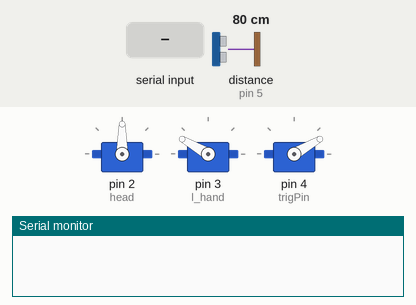
A sketch run on a simulated Arduino Uno, built with avr-gcc and run on an emulated ATmega328P. Parts: 3 × servo, the last lines printed to the serial monitor. Inputs (shaded band) come from the test bench; at power-on: distance to the obstacle (sensor on pin 5) 80 cm. The echo pulse lasts 58.3 µs per cm.

Above: at 1.2 s.
1.3 s: "C" received over Serial
At 1.9 s:
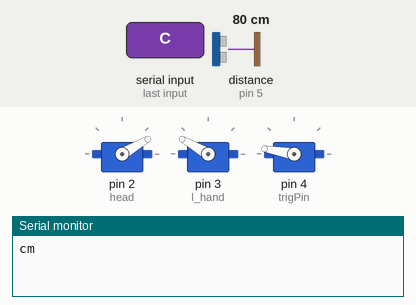
4.3 s: "p" received over Serial
7.3 s: "u" received over Serial
At 8.6 s:
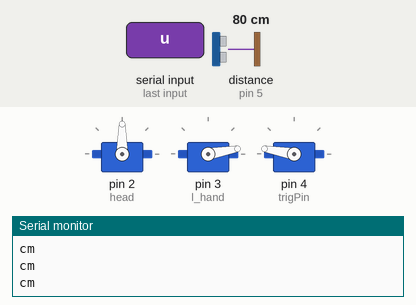
10.3 s: "l" received over Serial
At 13.1 s:
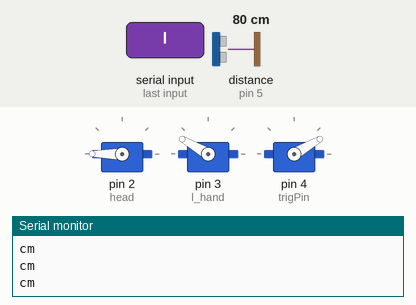
13.3 s: "U" received over Serial
At 15.14 s:
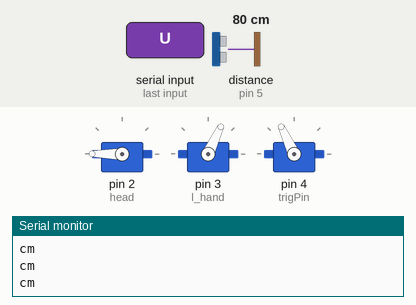
16.3 s: "s" received over Serial
Timing chart, 0 to 23.5 s (numbered marks = the images above; inputs shaded):
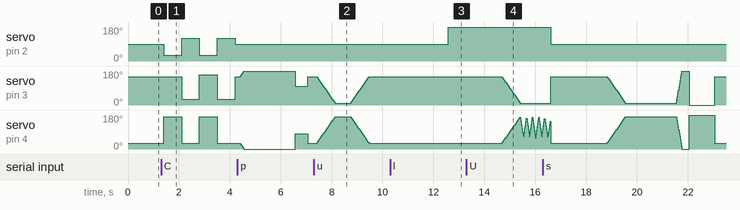

The sketch:

sketch_mr50a.ino
```cpp
#include<Servo.h>

Servo head;
Servo l_hand;
Servo r_hand;

// define sonar sensor's pins
const int trigPin = 4;
const int echoPin = 5;
long duration;
int distance;

// received data
byte val = "";

void setup() {
  // put your setup code here, to run once:
  head.attach(2);
  l_hand.attach(3);
  r_hand.attach(4);

  pinMode(trigPin, OUTPUT); // Sets the trigPin as an Output
  pinMode(echoPin, INPUT); // Sets the echoPin as an Input

  Serial.begin(9600); // for communicating via serial port with Python
}

void standby(){
  // all motors to these positions
  head.write(90);
  int r_pos = 30;
  int l_pos = map(r_pos, 0, 180, 180, 0);

  l_hand.write(l_pos);
  r_hand.write(r_pos);
}
void hi(){
  // all motors to these positions
  head.write(90);

  int i = 0;
  for(i=30; i<= 170; i++){
    r_hand.write(i);
    delay(5);
  }

  for(i=170; i>= 100; i--){
    r_hand.write(i);
    delay(5);
  }

  for(i=100; i<= 170; i++){
    r_hand.write(i);
    delay(5);
  }

  for(i=170; i>= 30; i--){
    r_hand.write(i);
    delay(5);
  }

  standby();
}

void hands_up(){
  // do this on every command (nothing much just move hands a bit)

  //head.write(150);
  //delay(300);
  //head.write(90);

  int i = 0;
  for(i=30; i<= 170; i++){
    int r_pos = i;
    int l_pos = map(r_pos, 0, 180, 180, 0);

    l_hand.write(l_pos);
    r_hand.write(r_pos);
    delay(5);
  }


  delay(600);

  for(i=170; i>= 30; i--){
    int r_pos = i;
    int l_pos = map(r_pos, 0, 180, 180, 0);

    l_hand.write(l_pos);
    r_hand.write(r_pos);
    delay(5);
  }

}

void eye_detect(){
 // Clears the trigPin
  digitalWrite(trigPin, LOW);
  delayMicroseconds(4);
  // Sets the trigPin on HIGH state for 10 micro seconds
  digitalWrite(trigPin, HIGH);
  delayMicroseconds(10);
  digitalWrite(trigPin, LOW);
  // Reads the echoPin, returns the sound wave travel time in microseconds
  long duration = pulseIn(echoPin, HIGH);
  // Convert the distance
  long inches = duration / 74 / 2; //time convert to distance
  long cm = distance / 29 / 2; //time convert distance
  // Prints the distance on the Serial Monitor
  Serial.print(inches + " inches t"); //print the serial monitor inches
  Serial.println(cm + "cm"); //print the serial monitor cm
  Serial.println(); //print space
  delay(100); //delay
}

void weight_lift(){
  // lift weight using both hands
  int i = 0;
  for(i=30; i<= 170; i++){
    int r_pos = i;
    int l_pos = map(r_pos, 0, 180, 180, 0);

    l_hand.write(l_pos);
    r_hand.write(r_pos);
    delay(5);
  }

  for(int count=0; count<=4; count++){
    for(i=170; i>= 60; i--){
      int r_pos = i;
      int l_pos = map(r_pos, 0, 180, 180, 0);

      l_hand.write(l_pos);
      r_hand.write(r_pos);
      delay(5);
      }

    for(i=60; i<= 170; i++){
      int r_pos = i;
      int l_pos = map(r_pos, 0, 180, 180, 0);

      l_hand.write(l_pos);
      r_hand.write(r_pos);
      delay(5);
      }
    }

  for(i=170; i>= 30; i--){
    int r_pos = i;
    int l_pos = map(r_pos, 0, 180, 180, 0);

    l_hand.write(l_pos);
    r_hand.write(r_pos);
    delay(5);
  }
}

void look_left(){
  // rotate hed to left
  head.write(180);
}

void confused(){

  for(int count=0; count<=1; count++){
    head.write(30);
    r_hand.write(170);
    delay(700);
    r_hand.write(30);
    head.write(120);
    l_hand.write(30);
    delay(700);
    l_hand.write(160);
    }
  standby();
}

void double_punch(){
  // do a punch
  int i = 0;
  for(i=30; i>= 0; i--){
      int r_pos = i;
      int l_pos = map(r_pos, 0, 180, 180, 0);

      l_hand.write(l_pos);
      r_hand.write(r_pos);
      delay(5);
      }
  delay(2000);

  int r_pos = 80;
  int l_pos = map(r_pos, 0, 180, 180, 0);
  l_hand.write(l_pos);
  r_hand.write(r_pos);
  delay(500);
  standby();
}

void r_upper_cut(){
  // make right upper-cut
  int i = 0;
  for(i=30; i<= 170; i++){
    int r_pos = i;
    int l_pos = map(r_pos, 0, 180, 180, 0);

    l_hand.write(l_pos);
    r_hand.write(r_pos);
    delay(5);
  }

  for(int count=0; count<=4; count++){
    int i = 0;
    for(i=170; i>= 60; i--){
      r_hand.write(i);
      delay(1);
      }

    for(i=60; i<= 170; i++){
      r_hand.write(i);
      delay(1);
      }
    }
   standby();
   delay(100);
}

void smash(){
  // smash things
  int i = 0;
  for(i=30; i<= 170; i++){
    int r_pos = i;
    int l_pos = map(r_pos, 0, 180, 180, 0);

    l_hand.write(l_pos);
    r_hand.write(r_pos);
    delay(5);
  }
  delay(2000);
  for(i=170; i>= 0; i--){
    int r_pos = i;
    int l_pos = map(r_pos, 0, 180, 180, 0);

    l_hand.write(l_pos);
    r_hand.write(r_pos);
    delay(1);
  }
  delay(300);
  int r_pos = 180;
  int l_pos = map(r_pos, 0, 180, 180, 0);

  l_hand.write(l_pos);
  r_hand.write(r_pos);
  delay(1000);
  standby();
}


void loop() {
  // put your main code here, to run repeatedly:
  standby();

  while(Serial.available() > 0)  //look for serial data available or not
  {

   val = Serial.read();        //read the serial value

    eye_detect();

    if(val == 'C'){
      confused();
    }

    if(val == 'p'){
      // do hi
       double_punch();
    }
    if(val == 'u'){
      hands_up();
      delay(3000);
    }
    if(val == 'l'){
      standby();
      look_left();
      delay(2000);
    }
    if(val == 'U'){
      // uppercut
      r_upper_cut();
      delay(2000);
    }
    if(val == 's'){
      smash();
      delay(2000);
    }
  }
}
```

Measured:
- after the input at 1.3 s, servo on pin 2 (head): 90° → 30° after 0.11 s, → 120° 0.70 s later, → 30° 0.70 s later, → 120° 0.70 s later, … (5 changes in this stretch); servo on pin 3 (l_hand): 150° → 30° after 0.81 s, → 160° 0.70 s later, → 30° 0.70 s later, → 150° 0.70 s later
- after the input at 7.3 s, servo on pin 4 (trigPin): rises from 30° to 170° in 0.73 s, then falls to 30° in 1.3 s
- after the input at 10.3 s, servo on pin 2 (head): 90° → 180° after 2.3 s
